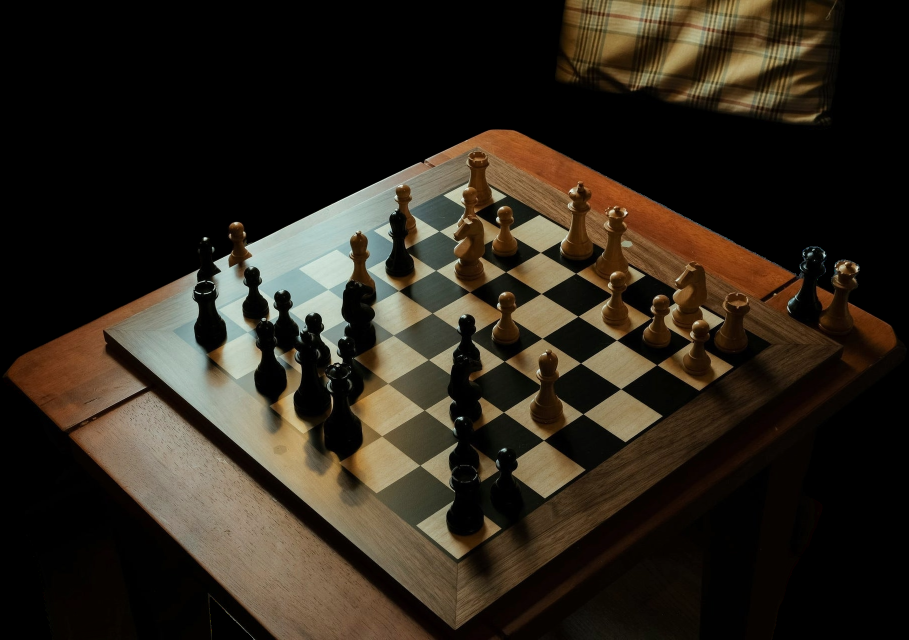
#> input picture showcase/board_test.jpg, 1817 x 1280 px (shown at 1/2 size)
$ python showcase.py board_test.jpg
#> lines starting #> are read from the running program, lines starting #| are printed output that depends on the picture
import cv2
import numpy as np
import chess
import sys

class ChessBoardRecognizer:
    def __init__(self):
        pass  # Reuse methods from ChessRobot

    def recognize_from_image(self, image_path):
        # Load single image instead of camera
#> called with image_path = 'board_test.jpg'
        frame = cv2.imread(image_path)
#> frame is the input picture: shape (1280, 1817, 3); mean B, G, R 28, 38.5, 45.9
        self.frame = frame
        if frame is None:
            print(f"Error loading image: {image_path}")
            return None, None, {}

        gray = cv2.cvtColor(frame, cv2.COLOR_BGR2GRAY)
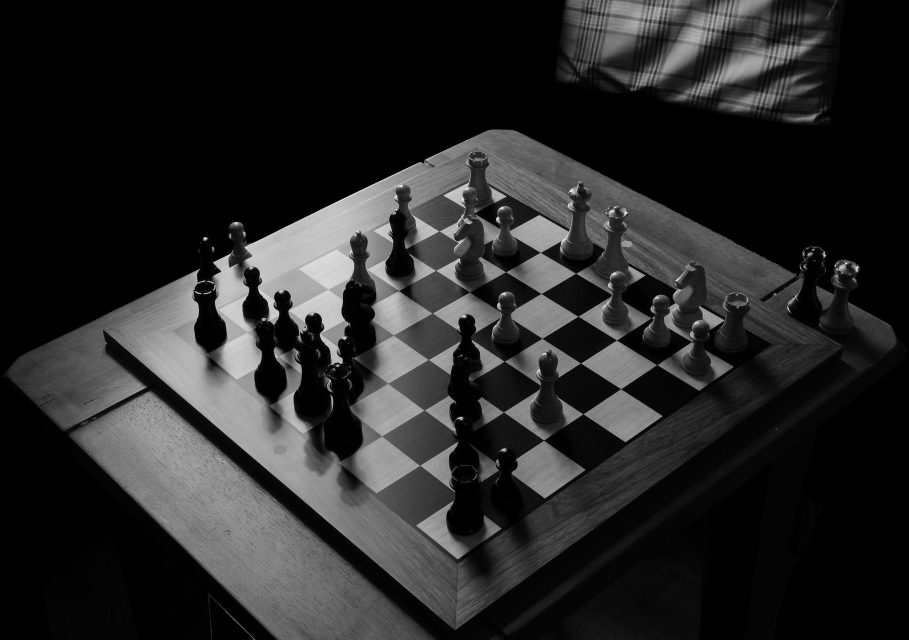
#> gray: shape (1280, 1817) (shown at 1/2 size); min 0, max 253, mean 39.5

        # Reuse _find_board_corners
        corners = self._find_board_corners(gray)
        if corners is None:
            print("No board corners detected")
            return None, frame, {} # Return original for debug

        # Visualize detected board
        board_img = cv2.polylines(frame.copy(), [corners.astype(np.int32)], True, (0,255,0), 3)

        # Reuse _get_square_occupancy (it calls _find_board_corners internally, but we can pass gray)
        occupancy = self._get_square_occupancy(gray)

        # Convert occupancy to FEN (simplified - assumes occupancy only, pieces inferred if you have board state)
        fen = self.occupancy_to_fen(occupancy)

        return board_img, fen, occupancy

    def _find_board_corners(self, gray):
        # Copy-paste from ChessRobot._find_board_corners
        blurred = cv2.GaussianBlur(gray, (5, 5), 0)
        edges = cv2.Canny(blurred, 50, 150)
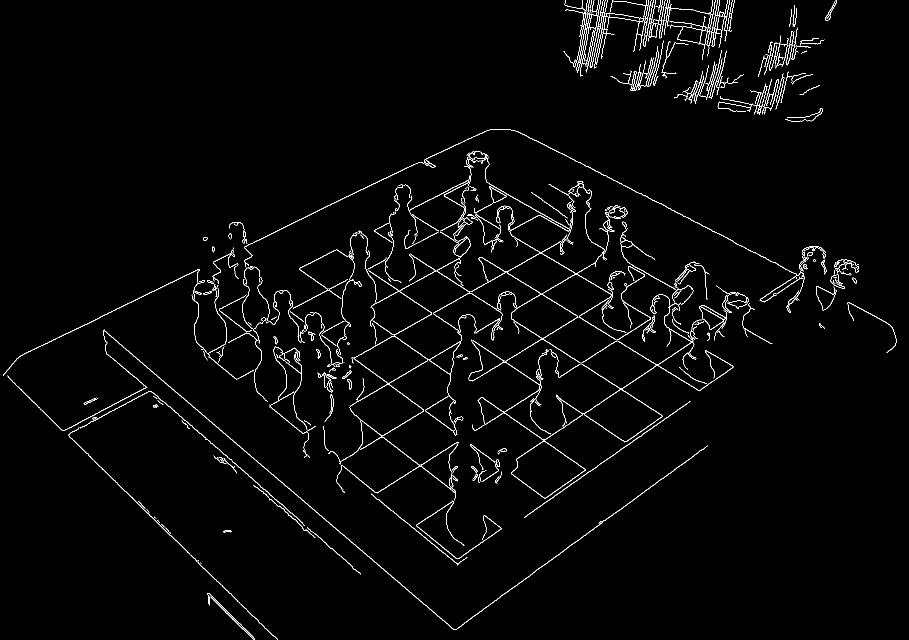
#> edges: shape (1280, 1817) (shown at 1/2 size); 2% white in thin lines or dots

        lines = cv2.HoughLinesP(edges, 1, np.pi / 180, threshold=100, minLineLength=100, maxLineGap=20)
#> lines = 101 rows, first 6: [489, 493, 826, 329], [909, 1259, 1414, 892], [256, 742, 605, 1045], [743, 640, 901, 751], [533, 645, 700, 556], [1036, 263, 1556, 528]
        if lines is None:
            return None

        h_lines, v_lines = [], []
        for line in lines:
            x1, y1, x2, y2 = line[0]
            angle = np.degrees(np.arctan2(y2 - y1, x2 - x1))
            if abs(angle) < 10 or abs(angle - 180) < 10:
                h_lines.append(line[0])
            elif 80 < abs(angle) < 100:
                v_lines.append(line[0])
#> this loop made 101 passes
#> (x1, y1, x2, y2, angle) on passes 1 to 12: (489, 493, 826, 329, -25.95), (909, 1259, 1414, 892, -36.01), (256, 742, 605, 1045, 40.96), (743, 640, 901, 751, 35.09), (533, 645, 700, 556, -28.05), (1036, 263, 1556, 528, 27), (1032, 919, 1312, 730, -34.02), (128, 861, 292, 774, -27.95), (743, 639, 900, 749, 35.02), (1049, 1034, 1380, 802, -35.03), (712, 804, 921, 683, -30.07), (173, 907, 318, 1048, 44.2)
#> after the loop, h_lines = [[1132, 19, 1341, 52], [1168, 19, 1356, 45], [1279, 38, 1452, 68], [1235, 35, 1338, 51]]; v_lines = []

        if len(h_lines) < 4 or len(v_lines) < 4:
            return None

        corners = []
        for h in h_lines[:8]:
            for v in v_lines[:8]:
                pt = self._line_intersect(h, v)
                if pt:
                    corners.append(pt)

        if len(corners) < 4:
            return None

        hull = cv2.convexHull(np.array(corners), clockwise=False)
        if len(hull) >= 4:
            pts = hull.reshape(-1, 2).astype(np.float32)
            rect = cv2.minAreaRect(pts)
            box = cv2.boxPoints(rect)
            box = self._order_corners(box)
            return box
        return None

    # [134 lines left out: functions _line_intersect, _order_corners, _get_square_occupancy, _draw_occupancy_overlay, occupancy_to_fen, not called in this run]

def showcase(image_path):
    recognizer = ChessBoardRecognizer()
    board_img, fen, occupancy = recognizer.recognize_from_image(image_path)
#> occupancy = 0 items

    if board_img is None:
        print("Failed to detect board")
        return

    # Show recognized board with corners
    cv2.imshow('Recognized Board', board_img)
    cv2.waitKey(0)
    cv2.destroyAllWindows()

    # Print state
    print("Detected FEN:", fen)
    print("Occupied squares:", [chess.square_name(sq) for sq, occ in occupancy.items() if occ])

    # Save results
    cv2.imwrite('../img/processed/recognized_board.png', board_img)
    print("Saved: recognized_board.png, warped_board.png")

if __name__ == "__main__":
    if len(sys.argv) != 2:
        print("Usage: python showcase.py <image_path>")
    else:
        showcase(sys.argv[1])
